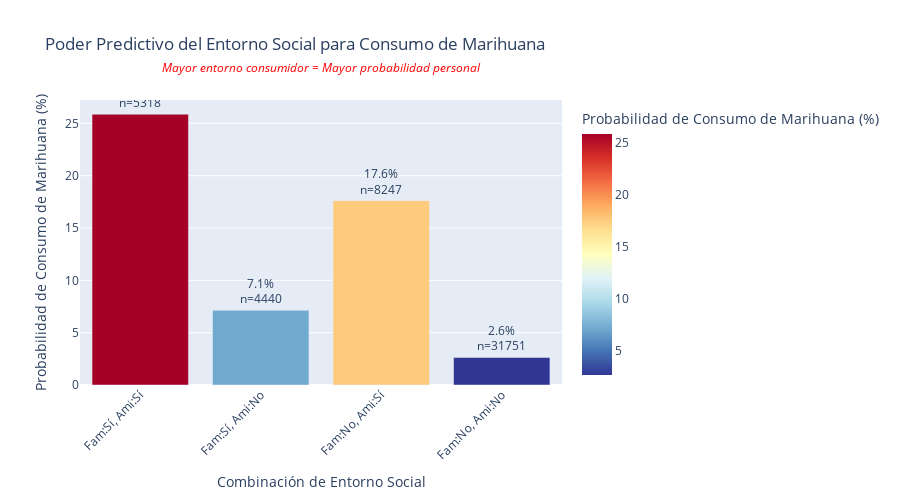

Notebook code for this chart:
### Code cell
# ANÁLISIS DE PODER PREDICTIVO: ENTORNO SOCIAL vs CONSUMO DE MARIHUANA
# Este es el análisis clave para demostrar la viabilidad del modelo de ML

# Variables clave para análisis predictivo
marihuana_var = target_variables['principal']  # G_11_F
familiares_var = categorical_features[0]       # G_01  
amigos_var = categorical_features[1]          # G_02

if marihuana_var in df.columns and familiares_var in df.columns and amigos_var in df.columns:
    
    # Crear tabla cruzada para análisis con nombres legibles
    entorno_consumo = pd.DataFrame({
        get_readable_name(familiares_var): df[familiares_var].map({1: 'Sí', 2: 'No', 9: 'No sabe'}),
        get_readable_name(amigos_var): df[amigos_var].map({1: 'Sí', 2: 'No', 9: 'No sabe'}),
        get_readable_name(marihuana_var): df[marihuana_var].map({1: 'Sí', 2: 'No', 9: 'No sabe'})
    })
    
    # Calcular probabilidades condicionales
    prob_data = []
    
    for fam in ['Sí', 'No']:
        for ami in ['Sí', 'No']:
            subset = entorno_consumo[
                (entorno_consumo[get_readable_name(familiares_var)] == fam) & 
                (entorno_consumo[get_readable_name(amigos_var)] == ami)
            ]
            
            if len(subset) > 10:  # Solo si hay suficientes casos
                prob_consumo = (subset[get_readable_name(marihuana_var)] == 'Sí').mean() * 100
                count = len(subset)
                
                prob_data.append({
                    'Familiares': fam,
                    'Amigos': ami,
                    'Prob_Consumo': prob_consumo,
                    'Casos': count,
                    'Categoria': f"Fam:{fam}, Ami:{ami}"
                })
    
    # Crear gráfico de poder predictivo
    if prob_data:
        df_prob = pd.DataFrame(prob_data)
        
        fig_predictivo = px.bar(
            df_prob,
            x='Categoria',
            y='Prob_Consumo',
            title=f'Poder Predictivo del Entorno Social para {get_readable_name(marihuana_var)}',
            labels={'Categoria': 'Combinación de Entorno Social', 
                   'Prob_Consumo': f'Probabilidad de {get_readable_name(marihuana_var)} (%)'},
            color='Prob_Consumo',
            color_continuous_scale='RdYlBu_r',
            text=[f'{p:.1f}%<br>n={c}' for p, c in zip(df_prob['Prob_Consumo'], df_prob['Casos'])]
        )
        
        fig_predictivo.update_traces(textposition='outside')
        fig_predictivo.update_layout(
            height=500,
            xaxis_tickangle=-45,
            annotations=[
                dict(
                    x=0.5, y=1.15,
                    xref='paper', yref='paper',
                    text='Mayor entorno consumidor = Mayor probabilidad personal',
                    showarrow=False,
                    font=dict(size=12, color='red', style='italic')
                )
            ]
        )
        
        fig_predictivo.show()
        
        # Mostrar estadísticas clave con nombres legibles
        print("ESTADÍSTICAS:")
        for _, row in df_prob.iterrows():
            print(f"- {row['Categoria']}: {row['Prob_Consumo']:.1f}% probabilidad (n={row['Casos']})")
    
else:
    print("Variables de entorno social o marihuana no disponibles para análisis predictivo")

### Figure 1 — Plotly figure (JSON) as saved in the notebook; plotly's stock layout.template omitted (floating-point values rounded to 4 significant figures)
{"data": [{"hovertemplate": "Combinación de Entorno Social=%{x}<br>Probabilidad de Consumo de Marihuana (%)=%{marker.color}<br>text=%{text}<extra></extra>", "legendgroup": "", "marker": {"color": [25.87, 7.14, 17.62, 2.633], "coloraxis": "coloraxis", "pattern": {"shape": ""}}, "name": "", "orientation": "v", "showlegend": false, "text": ["25.9%<br>n=5318", "7.1%<br>n=4440", "17.6%<br>n=8247", "2.6%<br>n=31751"], "textposition": "outside", "type": "bar", "x": ["Fam:Sí, Ami:Sí", "Fam:Sí, Ami:No", "Fam:No, Ami:Sí", "Fam:No, Ami:No"], "xaxis": "x", "y": [25.87, 7.14, 17.62, 2.633], "yaxis": "y"}], "layout": {"annotations": [{"font": {"color": "red", "size": 12, "style": "italic"}, "showarrow": false, "text": "Mayor entorno consumidor = Mayor probabilidad personal", "x": 0.5, "xref": "paper", "y": 1.15, "yref": "paper"}], "barmode": "relative", "coloraxis": {"colorbar": {"title": {"text": "Probabilidad de Consumo de Marihuana (%)"}}, "colorscale": [[0, "rgb(49,54,149)"], [0.1, "rgb(69,117,180)"], [0.2, "rgb(116,173,209)"], [0.3, "rgb(171,217,233)"], [0.4, "rgb(224,243,248)"], [0.5, "rgb(255,255,191)"], [0.6, "rgb(254,224,144)"], [0.7, "rgb(253,174,97)"], [0.8, "rgb(244,109,67)"], [0.9, "rgb(215,48,39)"], [1, "rgb(165,0,38)"]]}, "height": 500, "legend": {"tracegroupgap": 0}, "title": {"text": "Poder Predictivo del Entorno Social para Consumo de Marihuana"}, "xaxis": {"anchor": "y", "domain": [0, 1], "tickangle": -45, "title": {"text": "Combinación de Entorno Social"}}, "yaxis": {"anchor": "x", "domain": [0, 1], "title": {"text": "Probabilidad de Consumo de Marihuana (%)"}}}}
